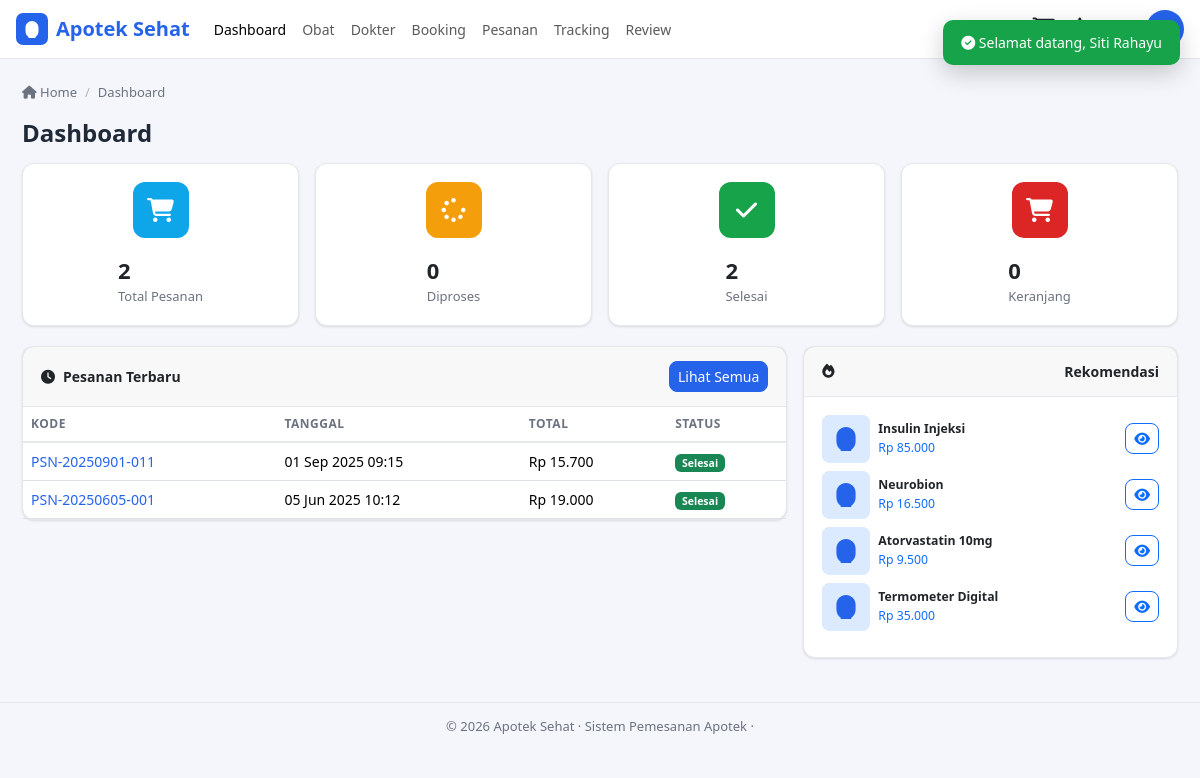
The page /user/ (signed in) on the database its author committed.
### tables this page shows
CREATE TABLE IF NOT EXISTS pesanan (
  id_pesanan    INT(11) UNSIGNED NOT NULL AUTO_INCREMENT,
  kode_pesanan  VARCHAR(30) NOT NULL,
  id_user       INT(11) UNSIGNED NOT NULL,
  tanggal       DATETIME NOT NULL DEFAULT CURRENT_TIMESTAMP,
  total         DECIMAL(12,2) NOT NULL DEFAULT 0,
  status        ENUM('Menunggu Pembayaran','Diproses','Dikirim','Selesai','Dibatalkan') NOT NULL DEFAULT 'Menunggu Pembayaran',
  PRIMARY KEY (id_pesanan),
  UNIQUE KEY unik_kode_pesanan (kode_pesanan),
  KEY fk_pesanan_user (id_user),
  CONSTRAINT fk_pesanan_user FOREIGN KEY (id_user) REFERENCES users (id_user)
    ON DELETE CASCADE ON UPDATE CASCADE
);

CREATE TABLE IF NOT EXISTS obat (
  id_obat        INT(11) UNSIGNED NOT NULL AUTO_INCREMENT,
  kode_obat      VARCHAR(20) NOT NULL,
  nama_obat      VARCHAR(150) NOT NULL,
  id_kategori    INT(11) UNSIGNED DEFAULT NULL,
  id_supplier    INT(11) UNSIGNED DEFAULT NULL,
  harga          DECIMAL(12,2) NOT NULL DEFAULT 0,
  stok           INT(11) NOT NULL DEFAULT 0,
  deskripsi      TEXT DEFAULT NULL,
  gambar         VARCHAR(255) DEFAULT NULL,
  tanggal_expired DATE DEFAULT NULL,
  created_at     DATETIME NOT NULL DEFAULT CURRENT_TIMESTAMP,
  PRIMARY KEY (id_obat),
  UNIQUE KEY unik_kode_obat (kode_obat),
  KEY fk_obat_kategori (id_kategori),
  KEY fk_obat_supplier (id_supplier),
  CONSTRAINT fk_obat_kategori FOREIGN KEY (id_kategori) REFERENCES kategori_obat (id_kategori)
    ON DELETE SET NULL ON UPDATE CASCADE,
  CONSTRAINT fk_obat_supplier FOREIGN KEY (id_supplier) REFERENCES supplier (id_supplier)
    ON DELETE SET NULL ON UPDATE CASCADE
);

### user/index.php (the view, shortened to what this page needs)
<?php
require_once '../config/koneksi.php';
$uid = $_SESSION['user']['id_user'];
$stmt = $pdo->prepare("SELECT COUNT(*) FROM pesanan WHERE id_user=?");
$stmt->execute([$uid]);
$totalPesanan = (int)$stmt->fetchColumn();
$stmt = $pdo->prepare("SELECT COUNT(*) FROM pesanan WHERE id_user=? AND status IN ('Menunggu Pembayaran','Diproses')");
$stmt->execute([$uid]);
$diproses = (int)$stmt->fetchColumn();
$stmt = $pdo->prepare("SELECT COUNT(*) FROM pesanan WHERE id_user=? AND status='Selesai'");
$stmt->execute([$uid]);
$selesai = (int)$stmt->fetchColumn();
$cart = cart_count($pdo, $uid);
$stmt = $pdo->prepare("SELECT * FROM pesanan WHERE id_user=? ORDER BY tanggal DESC LIMIT 5");
$stmt->execute([$uid]);
$recent = $stmt->fetchAll();
$rekom = $pdo->query("SELECT * FROM obat ORDER BY RAND() LIMIT 4")->fetchAll();
function img_u($g) { return $g ? URL_OBAT . e($g) : BASE_URL . 'assets/images/no-image.svg'; }
require_once '../includes/header_user.php';
?>
<div class="row g-3">
    <div class="col-6 col-md-3">
        <div class="card stat-card"><div class="stat-icon blue"><i class="fas fa-shopping-cart"></i></div>
            <div class="stat-info"><div class="value"><?= $totalPesanan ?></div><div class="label">Total Pesanan</div></div></div>
    </div>
    <div class="col-6 col-md-3">
        <div class="card stat-card"><div class="stat-icon orange"><i class="fas fa-spinner"></i></div>
            <div class="stat-info"><div class="value"><?= $diproses ?></div><div class="label">Diproses</div></div></div>
    </div>
    <div class="col-6 col-md-3">
        <div class="card stat-card"><div class="stat-icon green"><i class="fas fa-check"></i></div>
            <div class="stat-info"><div class="value"><?= $selesai ?></div><div class="label">Selesai</div></div></div>
    </div>
    <div class="col-6 col-md-3">
        <div class="card stat-card"><div class="stat-icon red"><i class="fas fa-cart-shopping"></i></div>
            <div class="stat-info"><div class="value"><?= $cart ?></div><div class="label">Keranjang</div></div></div>
    </div>
</div>
<div class="row g-3">
    <div class="col-lg-8">
        <div class="card">
            <div class="card-header"><span><i class="fas fa-clock me-2"></i>Pesanan Terbaru</span>
                <a href="<?= BASE_URL ?>user/pesanan/" class="btn btn-sm btn-primary">Lihat Semua</a></div>
            <div class="card-body p-0">
                <div class="table-responsive">
                    <table class="table mb-0">
                        <thead><tr><th>Kode</th><th>Tanggal</th><th>Total</th><th>Status</th></tr></thead>
                        <tbody>
                        <?php foreach ($recent as $p): ?>
                            <tr>
                                <td><a href="<?= BASE_URL ?>user/pesanan/detail.php?id=<?= $p['id_pesanan'] ?>"><?= e($p['kode_pesanan']) ?></a></td>
                                <td><?= tgl_waktu($p['tanggal']) ?></td>
                                <td><?= rupiah($p['total']) ?></td>
                                <td><?= status_badge($p['status']) ?></td>
                            </tr>
                        <?php endforeach; ?>
                        </tbody>
                    </table>
                </div>
            </div>
        </div>
    </div>
    <div class="col-lg-4">
        <div class="card sticky-summary">
            <div class="card-header"><i class="fas fa-fire me-2"></i>Rekomendasi</div>
            <div class="card-body">
                <?php foreach ($rekom as $o): ?>
                <div class="d-flex align-items-center gap-2 mb-2">
                    <img src="<?= img_u($o['gambar']) ?>" width="48" height="48" style="object-fit:cover;border-radius:8px;background:var(--primary-light)">
                    <div class="flex-grow-1">
                        <div class="small fw-semibold"><?= e($o['nama_obat']) ?></div>
                        <div class="small text-primary"><?= rupiah($o['harga']) ?></div>
                    </div>
                    <a href="<?= BASE_URL ?>user/obat/detail.php?id=<?= $o['id_obat'] ?>" class="btn btn-sm btn-outline-primary"><i class="fas fa-eye"></i></a>
                </div>
                <?php endforeach; ?>
            </div>
        </div>
    </div>
</div>
<?php require_once '../includes/footer_user.php'; ?>

### functions/functions.php (shortened to what this page needs)
<?php
function e($str) {
    return htmlspecialchars((string)($str ?? ''), ENT_QUOTES, 'UTF-8');
}
function rupiah($n) {
    return 'Rp ' . number_format((float)$n, 0, ',', '.');
}
function tgl_waktu($datetime) {
    return date('d M Y H:i', strtotime($datetime));
}
function cart_count($pdo, $id_user) {
    $stmt = $pdo->prepare("SELECT COALESCE(SUM(jumlah),0) FROM keranjang WHERE id_user = ?");
    $stmt->execute([$id_user]);
    return (int)$stmt->fetchColumn();
}
function status_badge($status) {
    $map = [
        'Menunggu Pembayaran' => 'bg-warning text-dark',
        'Diproses'            => 'bg-info text-dark',
        'Dikirim'             => 'bg-primary',
        'Selesai'             => 'bg-success',
        'Dibatalkan'          => 'bg-secondary',
        'Menunggu'            => 'bg-warning text-dark',
        'Lunas'               => 'bg-success',
        'Ditolak'             => 'bg-danger',
        'Dikemas'             => 'bg-info text-dark',
        'Diterima'            => 'bg-success',
        'Gagal'               => 'bg-danger',
        'belum dibaca'        => 'bg-danger',
        'dibaca'              => 'bg-secondary',
    ];
    $cls = $map[$status] ?? 'bg-secondary';
    return '<span class="badge ' . $cls . '">' . e($status) . '</span>';
}

### assets/css/style.css (style rules this page uses)
:root { --primary: #2563eb; --primary-dark: #1d4ed8; --primary-light: #dbeafe; --bg: #f4f6fb; --surface: #ffffff; --text: #1f2937; --text-muted: #6b7280; --border: #e5e7eb; --sidebar-bg: #1e293b; --sidebar-text: #cbd5e1; --success: #16a34a; --danger: #dc2626; --warning: #f59e0b; --info: #0ea5e9; --shadow: 0 1px 3px rgba(0,0,0,.08), 0 1px 2px rgba(0,0,0,.04); --radius: 12px; }
* { box-sizing: border-box; }
body { background: var(--bg); color: var(--text); font-family: 'Segoe UI', system-ui, -apple-system, sans-serif; margin: 0; font-size: 14px; }
a { text-decoration: none; color: var(--primary); }
.table-responsive { overflow-x: auto; -webkit-overflow-scrolling: touch; }
.table td, .table th { white-space: normal; overflow-wrap: anywhere; word-break: break-word; }
.card, .card-body, .card-header, .alert, .modal-body, .modal-header, .modal-footer, .dropdown-menu, .dropdown-item { overflow-wrap: anywhere; word-break: break-word; }
.card { background: var(--surface); border: 1px solid var(--border); border-radius: var(--radius); box-shadow: var(--shadow); margin-bottom: 20px; }
.card-header { padding: 14px 18px; border-bottom: 1px solid var(--border); font-weight: 600; display: flex; justify-content: space-between; align-items: center; }
.card-body { padding: 18px; }
.stat-card { display: flex; align-items: center; gap: 16px; padding: 18px; }
.stat-icon { width: 56px; height: 56px; border-radius: 12px; display: grid; place-items: center; font-size: 24px; color: #fff; background: var(--primary); }
.stat-icon.green { background: var(--success); }
.stat-icon.orange { background: var(--warning); }
.stat-icon.red { background: var(--danger); }
.stat-icon.blue { background: var(--info); }
.stat-info .value { font-size: 22px; font-weight: 700; }
.stat-info .label { color: var(--text-muted); font-size: 13px; }
.btn-primary, .btn-success, .btn-danger, .btn-warning, .btn-info, .btn-secondary, .btn-outline-primary { border-radius: 8px; font-size: 14px; }
.btn-primary { background: var(--primary); border-color: var(--primary); }
.table { color: var(--text); }
.table > :not(caption) > * > * { background: transparent; }
.table thead th { border-bottom: 2px solid var(--border); font-size: 12px; text-transform: uppercase; letter-spacing: .5px; color: var(--text-muted); }
.sticky-summary { position: sticky; top: 80px; }

### rows shown on the page
pesanan: kode_pesanan "PSN-20250901-011", tanggal "01 Sep 2025 09:15", total "Rp 15.700", status "Selesai"
pesanan: kode_pesanan "PSN-20250605-001", tanggal "05 Jun 2025 10:12", total "Rp 19.000", status "Selesai"
obat: nama_obat "Insulin Injeksi", harga "Rp 85.000"
obat: nama_obat "Neurobion", harga "Rp 16.500"
obat: nama_obat "Atorvastatin 10mg", harga "Rp 9.500"
obat: nama_obat "Termometer Digital", harga "Rp 35.000"

### other values the page prints
$page_title "Dashboard"
$totalPesanan "2"
$diproses "0"
$selesai "2"
$cart "0"
